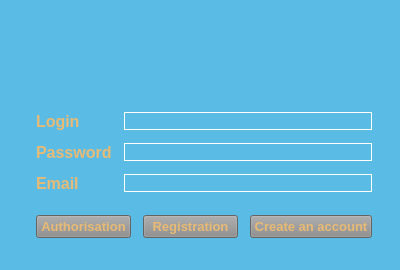
<?xml version="1.0" encoding="UTF-8"?>
<ui version="4.0">
 <class>Form</class>
 <widget class="QWidget" name="Form">
  <property name="geometry">
   <rect>
    <x>0</x>
    <y>0</y>
    <width>400</width>
    <height>270</height>
   </rect>
  </property>
  <property name="maximumSize">
   <size>
    <width>400</width>
    <height>300</height>
   </size>
  </property>
  <property name="windowTitle">
   <string>Form</string>
  </property>
  <property name="styleSheet">
   <string notr="true">background:rgb(90, 188, 229);

</string>
  </property>
  <widget class="QLabel" name="papich">
   <property name="geometry">
    <rect>
     <x>150</x>
     <y>10</y>
     <width>111</width>
     <height>81</height>
    </rect>
   </property>
   <property name="styleSheet">
    <string notr="true"/>
   </property>
   <property name="text">
    <string/>
   </property>
  </widget>
  <widget class="QWidget" name="layoutWidget">
   <property name="geometry">
    <rect>
     <x>30</x>
     <y>90</y>
     <width>348</width>
     <height>170</height>
    </rect>
   </property>
   <property name="styleSheet">
    <string notr="true"/>
   </property>
   <layout class="QVBoxLayout" name="verticalLayout" stretch="0,0">
    <property name="spacing">
     <number>12</number>
    </property>
    <property name="leftMargin">
     <number>6</number>
    </property>
    <property name="topMargin">
     <number>12</number>
    </property>
    <property name="rightMargin">
     <number>6</number>
    </property>
    <property name="bottomMargin">
     <number>12</number>
    </property>
    <item>
     <layout class="QGridLayout" name="gridLayout">
      <item row="2" column="0">
       <widget class="QLabel" name="label_e">
        <property name="styleSheet">
         <string notr="true">color: rgb(232, 186, 116);
font-size:16px;
font-weight:bold;
</string>
        </property>
        <property name="text">
         <string>Email</string>
        </property>
       </widget>
      </item>
      <item row="0" column="1">
       <widget class="QLineEdit" name="login">
        <property name="styleSheet">
         <string notr="true">color: white;
border: 1px solid white;
</string>
        </property>
       </widget>
      </item>
      <item row="2" column="1">
       <widget class="QLineEdit" name="email">
        <property name="styleSheet">
         <string notr="true">color: white;
border: 1px solid white;
</string>
        </property>
       </widget>
      </item>
      <item row="1" column="0">
       <widget class="QLabel" name="label_p">
        <property name="styleSheet">
         <string notr="true">color: rgb(232, 186, 116);
font-size:16px;
font-weight:bold;
</string>
        </property>
        <property name="text">
         <string>Password</string>
        </property>
       </widget>
      </item>
      <item row="1" column="1">
       <widget class="QLineEdit" name="pass">
        <property name="styleSheet">
         <string notr="true">color: white;
border: 1px solid white;
</string>
        </property>
       </widget>
      </item>
      <item row="0" column="0">
       <widget class="QLabel" name="label_l">
        <property name="styleSheet">
         <string notr="true">color: rgb(232, 186, 116);
font-size:16px;
font-weight:bold;
</string>
        </property>
        <property name="text">
         <string>Login</string>
        </property>
       </widget>
      </item>
     </layout>
    </item>
    <item>
     <layout class="QHBoxLayout" name="horizontalLayout">
      <item>
       <widget class="QPushButton" name="auth">
        <property name="styleSheet">
         <string>color: rgb(232, 186, 116);
font-size:13px;
font-weight:bold;
background:rgb(140,140,140)</string>
        </property>
        <property name="text">
         <string>Authorisation</string>
        </property>
       </widget>
      </item>
      <item>
       <widget class="QPushButton" name="reg">
        <property name="styleSheet">
         <string notr="true">color: rgb(232, 186, 116);
font-size:13px;
font-weight:bold;
background:rgb(140,140,140)</string>
        </property>
        <property name="text">
         <string>Registration</string>
        </property>
       </widget>
      </item>
      <item>
       <widget class="QPushButton" name="change">
        <property name="styleSheet">
         <string notr="true">color: rgb(232, 186, 116);
font-size:13px;
font-weight:bold;
background:rgb(140,140,140)</string>
        </property>
        <property name="text">
         <string>Create an account</string>
        </property>
       </widget>
      </item>
     </layout>
    </item>
   </layout>
  </widget>
 </widget>
 <resources/>
 <connections/>
</ui>
